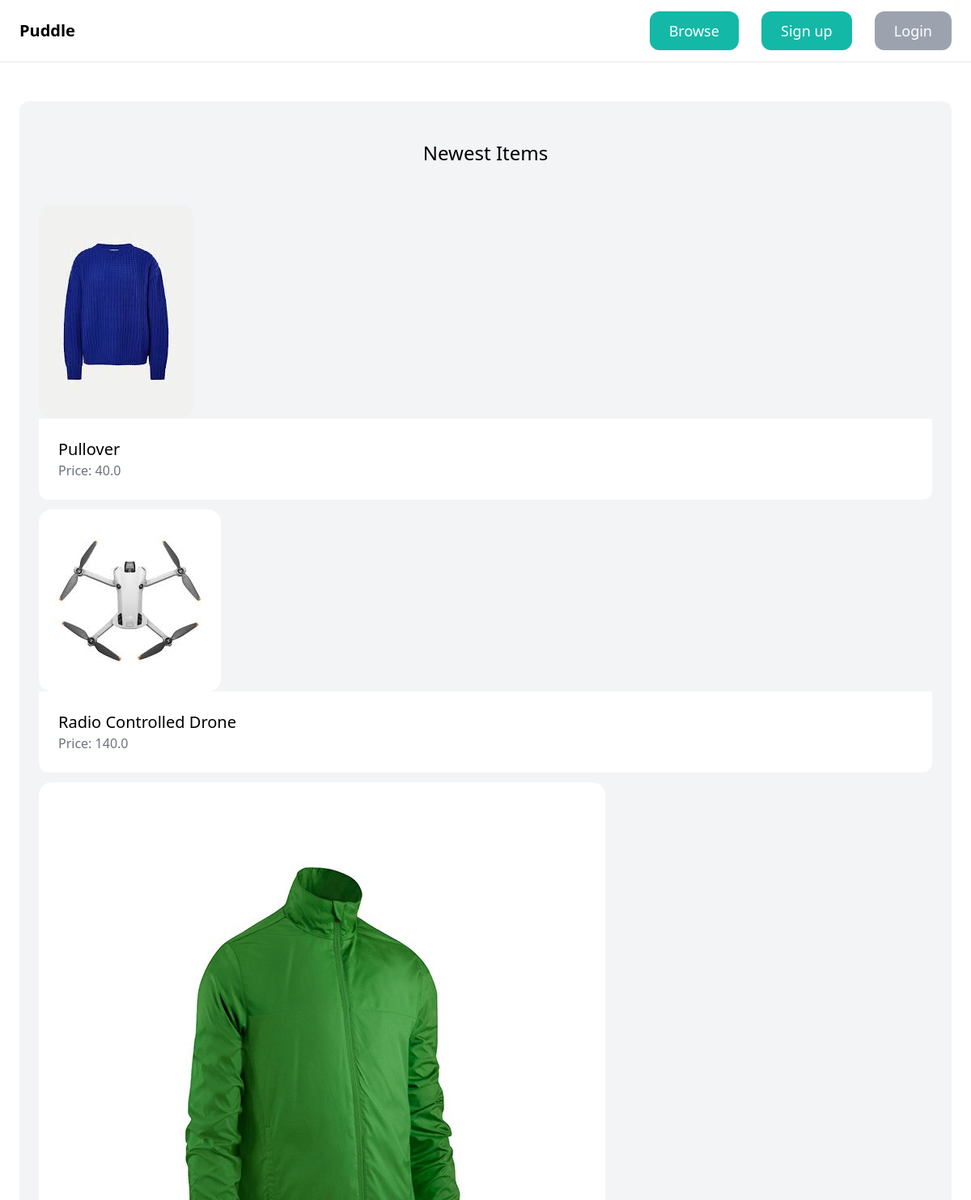
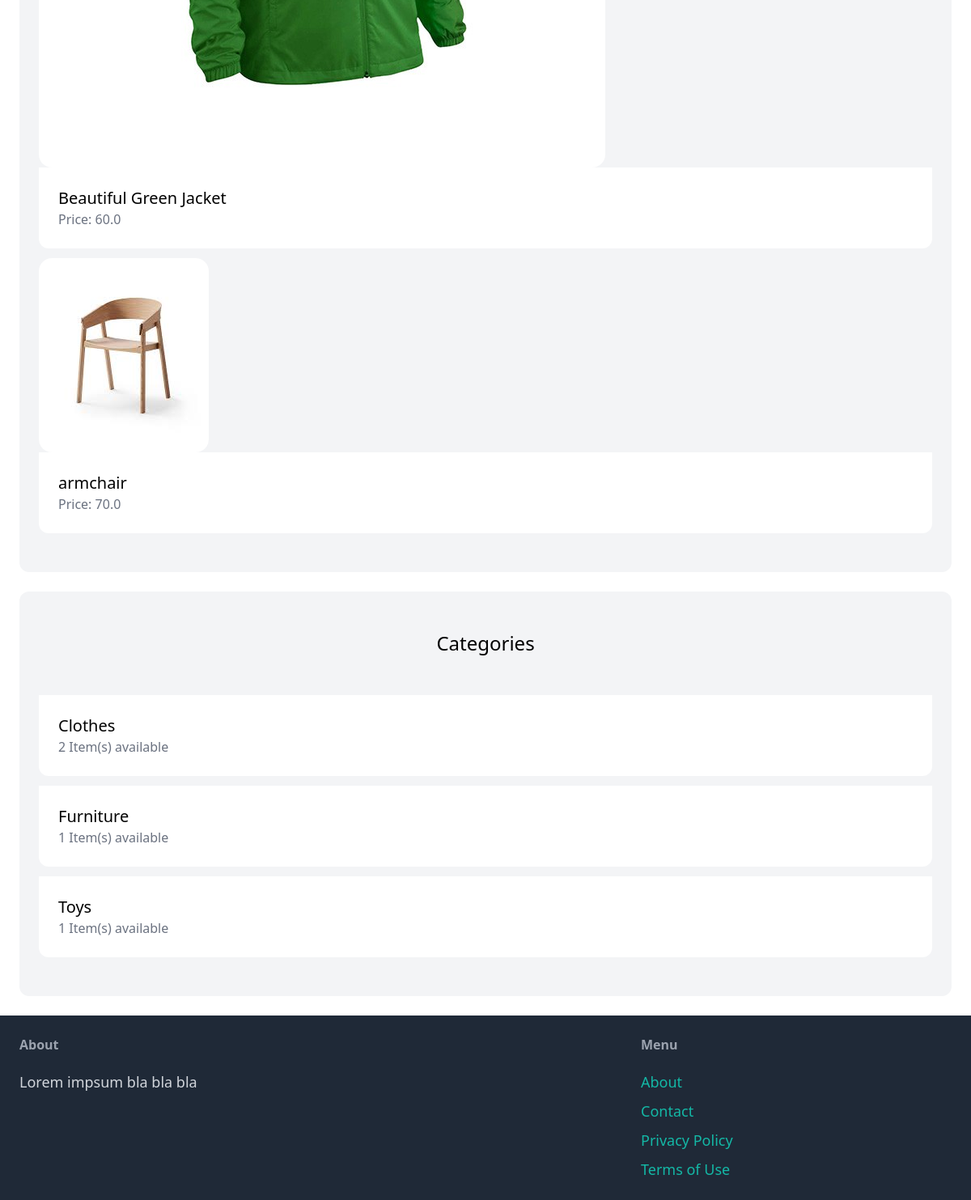
The page / on the database its author committed (2 pictures, top to bottom).
### item/models.py (models this page shows, shortened)
class Item(models.Model):
    category = models.ForeignKey(
        Category, related_name='items', on_delete=models.CASCADE)
    name = models.CharField(max_length=255)
    description = models.TextField(blank=True, null=True)
    price = models.FloatField()
    image = models.ImageField(upload_to='item_images/', blank=True, null=True)
    is_present = models.BooleanField(default=True)
    created_by = models.ForeignKey(
        User, related_name='items', on_delete=models.CASCADE)
    created_at = models.DateTimeField(auto_now_add=True)

class Category(models.Model):
    name = models.CharField(max_length=255)
    class Meta:
        ordering = ('name', )
        verbose_name_plural = 'Categories'

### core/views.py (the view)
# urls.py: path('', views.index, name='index'),
def index(request):
    items = Item.objects.all()
    item = Item.objects.first()
    print(
        item.image.url if item.image else f"No image found, item {item.name}")
    categories = Category.objects.all()
    return render(request, 'core/index.html', {
        'categories': categories,
        'items': items,
    })

### core/templates/core/index.html (shortened to what this page needs)
{% extends 'core/base.html' %}
{% block content %}
<div class="mt-6 px-6 py-12 bg-gray-100 rounded-xl">
    <h2 class="mb-12 text-2xl text-center">Newest Items</h2>
    <div class="grid grid-colors-3 gap-3">
        {% for item in items %}
        <div>
            <a href="{% url 'item:detail' item.id %}">
                <div>
                    <img src="{{ item.image.url }}" class="rounded-2xl">
                </div>
                <div class="p-6 bg-white rounded-b-xl">
                    <h2 class="text-xl">{{item.name}}</h2>
                    <p class="text-gray-500">Price: {{item.price}}</p>
                </div>
            </a>
        </div>
        {% endfor %}
    </div>
</div>
<div class="mt-6 px-6 py-12 bg-gray-100 rounded-xl">
    <h2 class="mb-12 text-2xl text-center">Categories</h2>
    <div class="grid grid-colors-3 gap-3">
        {% for category in categories %}
            <div>
                <a href="#">
                    <div class="p-6 bg-white rounded-b-xl">
                        <h2 class="text-xl">{{category.name}}</h2>
                        <p class="text-gray-500">{{category.items.count}} Item(s) available</p>
                    </div>
                </a>
            </div>
        {% endfor %}
    </div>
</div>
{% endblock %}

### core/templates/core/base.html (shortened to what this page needs)
<!doctype html>
<html>
    <head>
        <script src="https://cdn.tailwindcss.com"></script>
    </head>
    <body>
        <nav class="py-6 px-6 flex justify-between items-center border-b border-gray-200">
            <a href="/" class="text-xl font-semibold">Puddle</a>
            <div class="space-x-6">
                <a href="{% url 'item:items' %}"
                    class="px-6 py-3 text-lg bg-teal-500 text-white rounded-xl hover:bg-teal-700">Browse</a>
                {% if request.user.is_authenticated %}
                <a href="{% url 'item:new' %}"
                    class="px-6 py-3 text-lg bg-gray-400 text-white rounded-xl hover:bg-gray-700">New Item</a>
                <a href="{% url 'conversation:inbox' %}" class="px-6 py-3 text-lg bg-teal-500 text-white rounded-xl hover:bg-teal-700">Inbox</a>
                <a href="{% url 'dashboard:index' %}"
                    class="px-6 py-3 text-lg bg-gray-400 text-white rounded-xl hover:bg-gray-700">Dashboard</a>
                {% else %}
                <a href="{% url 'core:signup' %}"
                    class="px-6 py-3 text-lg bg-teal-500 text-white rounded-xl hover:bg-teal-700">Sign
                    up</a>
                <a href="{% url 'core:login' %}"
                    class="px-6 py-3 text-lg bg-gray-400 text-white rounded-xl hover:bg-gray-700">Login</a>
                {% endif %}
            </div>
        </nav>
        <div class="px-6 py-6">
            {% block content %}
            {% endblock %}
        </div>
        <footer class="py-6 px-6 flex justify-between bg-gray-800">
            <div class="w-2/3 pr-10">
                <h3 class="mb-5 font-semibold text-gray-400">About</h3>
                <p class="text-lg text-gray-300">Lorem impsum bla bla bla</p>
            </div>
            <div class="w-1/3">
                <h3 class="mb-5 font-semibold text-gray-400">Menu</h3>
                <ul class="space-y-2">
                    <li><a href="#" class="text-lg text-teal-500 hover:text-teal-700">About</a></li>
                    <li><a href="{% url 'core:contact' %}" class="text-lg text-teal-500 hover:text-teal-700">Contact</a>
                    </li>
                    <li><a href="#" class="text-lg text-teal-500 hover:text-teal-700">Privacy Policy</a></li>
                    <li><a href="#" class="text-lg text-teal-500 hover:text-teal-700">Terms of Use</a></li>
                </ul>
            </div>
        </footer>
    </body>
</html>

### rows shown on the page
Item: image (picture), name "Pullover", price "40.0"
Item: image (picture), name "Radio Controlled Drone", price "140.0"
Item: image (picture), name "Beautiful Green Jacket", price "60.0"
Item: image (picture), name "armchair", price "70.0"
Category: name "Clothes", items.count "2"
Category: name "Furniture", items.count "1"
Category: name "Toys", items.count "1"
